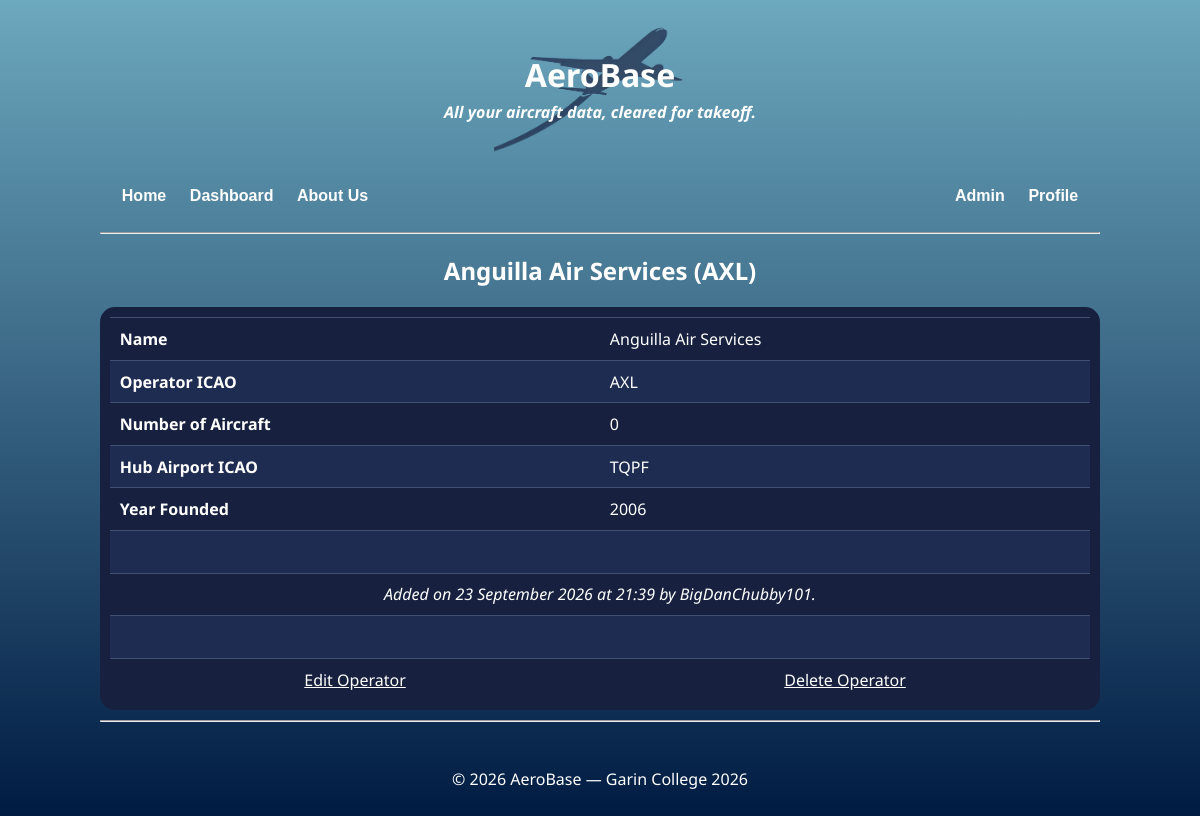
Screenshot of /database/operators/AXL (signed in) with the database file from the repository.
### app.py (models this page shows)
class Operator(db.Model):
    icao = db.Column(db.String(3), primary_key = True)
    hub_icao = db.Column(db.String(4), nullable = False)
    year_founded = db.Column(db.Integer, nullable = False)
    operator_name = db.Column(db.String(25), nullable = False)
    user_id = db.Column(db.Integer, db.ForeignKey("user.id"), nullable = True)
    date_time = db.Column(db.DateTime, server_default=db.func.now(), onupdate=db.func.now(), nullable=False)
    callsign = db.Column(db.String(50))
    manufacturers = db.relationship(
        "Manufacturer",
        secondary = manufacturer_operator,
        back_populates = "operators"
    )
    aircrafts = db.relationship(
        "Aircraft",
        back_populates = "operator"
    )
    user = db.relationship(
        "User",
        back_populates = "operators"
    )

class User(db.Model):
    id = db.Column(db.Integer, primary_key = True)
    username = db.Column(db.String(20), unique = True, nullable = False)
    password = db.Column(db.String(100), nullable = False)
    email = db.Column(db.String(254), nullable = False, unique = True)
    admin = db.Column(db.Boolean, default = False)
    aircrafts = db.relationship(
        "Aircraft",
        back_populates = "user"
    )
    operators = db.relationship(
        "Operator",
        back_populates = "user"
    )

### app.py (the view, shortened to what this page needs)
    @app.route("/database/operators/<operator_id>")
    def operatordetail(operator_id):
        operator=Operator.query.get(operator_id)
        data = None
        if operator is None:
            abort(404)
        if not operator.aircrafts:
            photo = None
        if data != None:
            photos=data["photos"]
        else:
            photos=None
        return render_template(
            "operatordetail.html",
            page_title = f"Database ({operator.icao})",
            operator=operator,
            photos=photos,
            user=session["user"],
            registration=f"{aircraft.registration_prefix}-{aircraft.registration}" if operator.aircrafts else None,
            number = len(operator.aircrafts)
        )

### app.py (called while the page is built)
@app.context_processor
def inject_user():
   if "user" in session:
       user=User.query.filter_by(username=session["user"]).first()
       is_admin = user is not None and user.admin is True
   else:
       is_admin = False
   return{
       "logged_in": "user" in session,
       "is_admin":  is_admin
   }

### templates/operatordetail.html (shortened to what this page needs)
{% extends "layout.html" %}
{% block content %}
<h2 style="color: #ffffff;">{{operator.operator_name}} ({{operator.icao}})</h2>
<table class="aircraftdetail" style="{% if photos %}width: 50%;{%else%}width:100%;{% endif %} color:#ffffff; text-align: left; margin-bottom:10px;">
    <tr>
        <td><b>Name</b></td>
        <td>{{operator.operator_name}}</td>
    </tr>
    <tr>
        <td><b>Operator ICAO</b></td>
        <td>{{operator.icao}}</td>
    </tr>
    <tr>
        <td><b>Number of Aircraft</b></td>
        <td>{{number}}</td>
    </tr>
    <tr>
        <td><b>Hub Airport ICAO</b></td>
        <td>{{operator.hub_icao}}</td>
    </tr>
    <tr>
        <td><b>Year Founded</b></td>
        <td>{{operator.year_founded}}</td>
    </tr>
    <tr><td colspan="2">&nbsp;</td></tr>
    <tr>
        <td colspan="2" style="text-align:center"><i>Added on {{ operator.date_time.strftime('%d %B %Y at %H:%M') }} {% if user == "admin" %}by {{operator.user.username}}. {% endif %}</i></td>
    </tr>
    {% if user == "admin" %}
    <tr><td colspan="2">&nbsp;</td></tr>
    <tr>
        <td style="text-align:center"><a href="/database/operator/{{ operator.icao }}/edit" style="color:#ffffff" >Edit Operator</a></td>
        <td style="text-align:center"><a href="/database/operator/{{ operator.icao }}/delete" style="color:#ffffff">Delete Operator</a></td>
    </tr>
    {% endif %}
</table>
{% endblock %}

### static/style.css (style rules this page uses)
html { height:100%; }
body { font-family: 'Noto Sans', sans-serif; max-width: 1000px; margin: 20px auto; background-image: linear-gradient(to bottom, #6ca8be, #001b42); background-repeat: no-repeat; background-attachment: fixed; text-align:center; color:#ffffff; }
table { background-color:#17213f; border-radius:15px; padding:1%; border-spacing:0; }
.aircraftdetail td, .aircraftdetail tr { padding:1%; width:25%; text-align:left; }
td { border-top:1px solid #415072; padding:0.5%; }
tr:nth-child(even) { background-color:#1f2c52; }

### rows the page displays
Operator: operator_name "Anguilla Air Services", icao "AXL", hub_icao "TQPF", year_founded "2006", date_time "23 September 2026 at 21:39"
User: user.username "BigDanChubby101"

### other values shown
{{ number }} "0"
